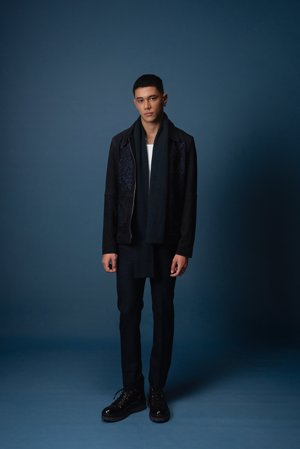
#> input picture scratch/inspect_all_35/BEN03124_full.jpg, 300 x 449 px, found by its file name; its folder holds 4 pictures in this run
$ python ascii_uppers.py
#> lines starting #> are read from the running program, lines starting #| are printed output that depends on the picture
from PIL import Image

for s in ['BEN03124', 'BEN03166', 'BEN03202', 'BEN03212']:
    p = f"scratch/inspect_all_35/{s}_full.jpg"
    im = Image.open(p)
#> im is the input picture: PIL image 300x449 RGB; mean R, G, B 32.1, 52.9, 69.5
    w, h = im.size
#> w = 300; h = 449
    print(f"\n=================== {s} ===================")
    # Check upper half:
    upper = im.crop((0, 0, w, int(h*0.5)))
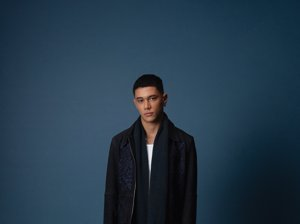
#> upper: PIL image 300x224 RGB; mean R, G, B 36.4, 57.1, 73.7
    # save upper
    upper.resize((200, 200)).save(f"scratch/upper_{s}.jpg")
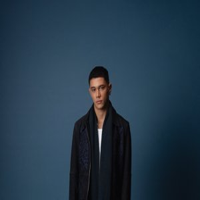
#> saved as upper_BEN03124.jpg: PIL image 200x200 RGB; mean R, G, B 36.4, 57.1, 73.7
    # let's inspect the ascii of upper
    small = upper.resize((40, 25)).convert('L')
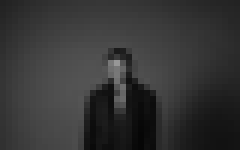
#> small: PIL image 40x25 L (shown 6 times larger); min 6, max 151, mean 52.8
    ascii_chars = "@%#*+=-:. "
    for y in range(25):
        row = ""
        for x in range(40):
            val = small.getpixel((x, y))
            row += ascii_chars[val * (len(ascii_chars) - 1) // 255]
        print(row)
#> pass 2 of the loop `for s in ['BEN03124', 'BEN03166', 'BEN03202', 'BEN03212']:`:
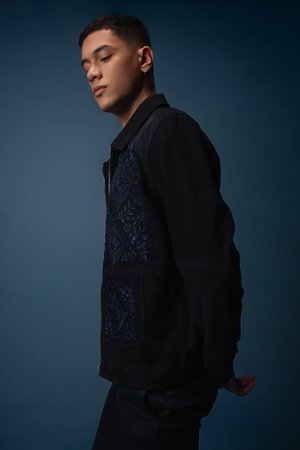
#> input picture scratch/inspect_all_35/BEN03166_full.jpg, 300 x 450 px, found by its file name
#> im is the input picture: PIL image 300x450 RGB; mean R, G, B 29, 42.2, 53.3
#> upper: PIL image 300x225 RGB
#> `upper.resize((200, 200)).save(f"scratch/upper_{s}.jpg")`:
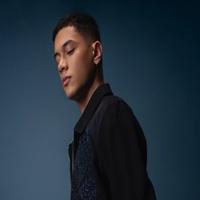
#> saved as upper_BEN03166.jpg: PIL image 200x200 RGB; mean R, G, B 34.4, 47.8, 59.1
#> `small = upper.resize((40, 25)).convert('L')`:
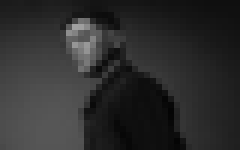
#> small: PIL image 40x25 L (shown 6 times larger); min 4, max 161, mean 45.1
#> (the run stopped early here; a loop or call above may not have finished)
